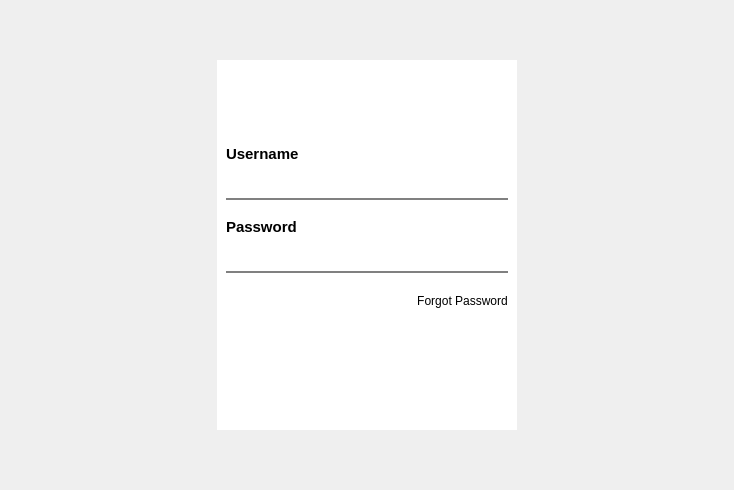
      <widget class="QWidget" name="page">
       <layout class="QGridLayout" name="gridLayout_2">
        <item row="0" column="0">
         <widget class="QFrame" name="frame">
          <property name="styleSheet">
           <string notr="true">QFrame#frame
{
border-image: url(:/new/prefix1/images/cht_background.png) 0 0 0 0 stretch stretch;
position:center;
}</string>
          </property>
          <layout class="QGridLayout" name="gridLayout">
           <item row="3" column="1">
            <spacer name="verticalSpacer_2">
             <property name="orientation">
              <enum>Qt::Vertical</enum>
             </property>
             <property name="sizeHint" stdset="0">
              <size>
               <width>20</width>
               <height>40</height>
              </size>
             </property>
            </spacer>
           </item>
           <item row="0" column="1">
            <spacer name="verticalSpacer">
             <property name="orientation">
              <enum>Qt::Vertical</enum>
             </property>
             <property name="sizeHint" stdset="0">
              <size>
               <width>20</width>
               <height>40</height>
              </size>
             </property>
            </spacer>
           </item>
           <item row="1" column="1" rowspan="2">
            <widget class="QFrame" name="frame">
             <property name="sizePolicy">
              <sizepolicy hsizetype="Minimum" vsizetype="Minimum">
               <horstretch>0</horstretch>
               <verstretch>0</verstretch>
              </sizepolicy>
             </property>
             <property name="minimumSize">
              <size>
               <width>300</width>
               <height>370</height>
              </size>
             </property>
             <property name="styleSheet">
              <string notr="true">background-color: rgb(255, 255, 255);</string>
             </property>
             <layout class="QVBoxLayout" name="verticalLayout_4">
              <item>
               <widget class="QLabel" name="label">
                <property name="sizePolicy">
                 <sizepolicy hsizetype="Preferred" vsizetype="Fixed">
                  <horstretch>0</horstretch>
                  <verstretch>0</verstretch>
                 </sizepolicy>
                </property>
                <property name="font">
                 <font>
                  <pointsize>30</pointsize>
                  <weight>75</weight>
                  <bold>true</bold>
                 </font>
                </property>
                <property name="styleSheet">
                 <string notr="true">QLabel
{
border:none;
background-image:url(:/new/prefix1/images/solar1.png);
background-position:center;
background-repeat:no-repeat;
}</string>
                </property>
                <property name="text">
                 <string/>
                </property>
                <property name="alignment">
                 <set>Qt::AlignCenter</set>
                </property>
               </widget>
              </item>
              <item>
               <layout class="QVBoxLayout" name="verticalLayout">
                <item>
                 <widget class="QLabel" name="label_2">
                  <property name="sizePolicy">
                   <sizepolicy hsizetype="Preferred" vsizetype="Fixed">
                    <horstretch>0</horstretch>
                    <verstretch>0</verstretch>
                   </sizepolicy>
                  </property>
                  <property name="font">
                   <font>
                    <pointsize>11</pointsize>
                    <weight>75</weight>
                    <bold>true</bold>
                   </font>
                  </property>
                  <property name="styleSheet">
                   <string notr="true">background-color: rgb(255, 255, 255,180);
border:none;</string>
                  </property>
                  <property name="text">
                   <string>Username</string>
                  </property>
                 </widget>
                </item>
                <item>
                 <widget class="QLineEdit" name="lineEdit_userName">
                  <property name="sizePolicy">
                   <sizepolicy hsizetype="Preferred" vsizetype="Fixed">
                    <horstretch>0</horstretch>
                    <verstretch>0</verstretch>
                   </sizepolicy>
                  </property>
                  <property name="font">
                   <font>
                    <pointsize>12</pointsize>
                   </font>
                  </property>
                  <property name="styleSheet">
                   <string notr="true">QLineEdit
{
    border: none;
    border-bottom: 2px solid gray;
    background: transparent;
    padding: 4px;
}

QLineEdit:focus
{
    border-bottom: 2px solid black;
}</string>
                  </property>
                  <property name="placeholderText">
                   <string/>
                  </property>
                 </widget>
                </item>
               </layout>
              </item>
              <item>
               <layout class="QVBoxLayout" name="verticalLayout_2">
                <item>
                 <widget class="QLabel" name="label_3">
                  <property name="sizePolicy">
                   <sizepolicy hsizetype="Preferred" vsizetype="Fixed">
                    <horstretch>0</horstretch>
                    <verstretch>0</verstretch>
                   </sizepolicy>
                  </property>
                  <property name="font">
                   <font>
                    <pointsize>11</pointsize>
                    <weight>75</weight>
                    <bold>true</bold>
                   </font>
                  </property>
                  <property name="styleSheet">
                   <string notr="true">background-color: rgb(255, 255, 255,180);
border:none;</string>
                  </property>
                  <property name="text">
                   <string>Password</string>
                  </property>
                 </widget>
                </item>
                <item>
                 <widget class="QLineEdit" name="lineEdit_password">
                  <property name="sizePolicy">
                   <sizepolicy hsizetype="Preferred" vsizetype="Fixed">
                    <horstretch>0</horstretch>
                    <verstretch>0</verstretch>
                   </sizepolicy>
                  </property>
                  <property name="font">
                   <font>
                    <pointsize>12</pointsize>
                   </font>
                  </property>
                  <property name="styleSheet">
                   <string notr="true">QLineEdit
{
    border: none;
    border-bottom: 2px solid gray;
    background: transparent;
    padding: 4px;
}

QLineEdit:focus
{
    border-bottom: 2px solid black;
}</string>
                  </property>
                  <property name="echoMode">
                   <enum>QLineEdit::Password</enum>
                  </property>
                 </widget>
                </item>
               </layout>
              </item>
              <item>
               <layout class="QHBoxLayout" name="horizontalLayout_2">
                <item>
                 <spacer name="horizontalSpacer">
                  <property name="orientation">
                   <enum>Qt::Horizontal</enum>
                  </property>
                  <property name="sizeHint" stdset="0">
                   <size>
                    <width>40</width>
                    <height>20</height>
                   </size>
                  </property>
                 </spacer>
                </item>
                <item>
                 <widget class="QPushButton" name="pushButton_forgetPassword">
                  <property name="font">
                   <font>
                    <pointsize>9</pointsize>
                   </font>
                  </property>
                  <property name="styleSheet">
                   <string notr="true">QPushButton
{
  border:none;
  background-color: rgb(255, 255, 255,180);
}

QPushButton:hover {
  
    color: rgb(170, 70, 23);
}</string>
                  </property>
                  <property name="text">
                   <string>Forgot Password</string>
                  </property>
                 </widget>
                </item>
               </layout>
              </item>
              <item>
               <layout class="QVBoxLayout" name="verticalLayout_3">
                <item>
                 <widget class="QPushButton" name="pushButton_login">
                  <property name="font">
                   <font>
                    <pointsize>12</pointsize>
                    <weight>75</weight>
                    <bold>true</bold>
                   </font>
                  </property>
                  <property name="styleSheet">
                   <string notr="true">QPushButton
{
    background: qlineargradient(
        x1:0, y1:0,
        x2:1, y2:0,
        stop:0 #00c853,
        stop:1 #2962ff
    );

    color: white;
    border-radius: 10px;
    padding: 8px;
}
QPushButton:hover
{
    background: qlineargradient(
        x1:0, y1:0,
        x2:1, y2:0,
        stop:0 #00e676,
        stop:1 #448aff
    );
}
QPushButton:pressed
{
    background: qlineargradient(
        x1:0, y1:0,
        x2:1, y2:0,
        stop:0 #00a152,
        stop:1 #1e88e5
    );

    padding-top: 10px;
    padding-left: 10px;
}</string>
                  </property>
                  <property name="text">
                   <string>LOGIN</string>
                  </property>
                 </widget>
                </item>
                <item>
                 <widget class="QPushButton" name="pushButton_add">
                  <property name="sizePolicy">
                   <sizepolicy hsizetype="Minimum" vsizetype="Fixed">
                    <horstretch>0</horstretch>
                    <verstretch>0</verstretch>
                   </sizepolicy>
                  </property>
                  <property name="font">
                   <font>
                    <pointsize>12</pointsize>
                    <weight>75</weight>
                    <bold>true</bold>
                   </font>
                  </property>
                  <property name="styleSheet">
                   <string notr="true">QPushButton
{
    background: qlineargradient(
        x1:0, y1:0,
        x2:1, y2:0,
        stop:0 #00c853,
        stop:1 #2962ff
    );

    color: white;
    border-radius: 10px;
    padding: 8px;
}
QPushButton:hover
{
    background: qlineargradient(
        x1:0, y1:0,
        x2:1, y2:0,
        stop:0 #00e676,
        stop:1 #448aff
    );
}
QPushButton:pressed
{
    background: qlineargradient(
        x1:0, y1:0,
        x2:1, y2:0,
        stop:0 #00a152,
        stop:1 #1e88e5
    );

    padding-top: 10px;
    padding-left: 10px;
}</string>
                  </property>
                  <property name="text">
                   <string>ADD NEW</string>
                  </property>
                 </widget>
                </item>
               </layout>
              </item>
             </layout>
            </widget>
           </item>
           <item row="2" column="0">
            <spacer name="horizontalSpacer_4">
             <property name="orientation">
              <enum>Qt::Horizontal</enum>
             </property>
             <property name="sizeType">
              <enum>QSizePolicy::Expanding</enum>
             </property>
             <property name="sizeHint" stdset="0">
              <size>
               <width>197</width>
               <height>20</height>
              </size>
             </property>
            </spacer>
           </item>
           <item row="1" column="2">
            <spacer name="horizontalSpacer_3">
             <property name="orientation">
              <enum>Qt::Horizontal</enum>
             </property>
             <property name="sizeType">
              <enum>QSizePolicy::Expanding</enum>
             </property>
             <property name="sizeHint" stdset="0">
              <size>
               <width>197</width>
               <height>20</height>
              </size>
             </property>
            </spacer>
           </item>
          </layout>
         </widget>
        </item>
       </layout>
      </widget>
